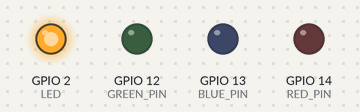
Recording of a sketch running on a simulated ESP8266 (NodeMCU). On the bench: output pins drawn as LEDs (lit = HIGH). WiFi joins after 1.5 s; servers stay silent unless stated; what the sketch prints to the serial monitor is not drawn.

Above: at 0.1 s.
At 1.6 s:
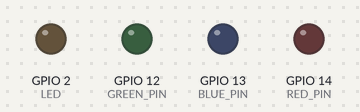
Timing chart, 0 to 3.1 s (numbered marks = the images above):
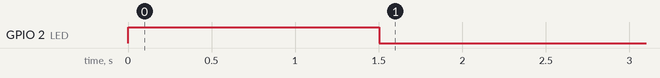

The sketch:

ledwebserver.ino
```cpp
#include <ESP8266WiFi.h>
#include <WiFiClient.h>
#include <SoftwareSerial.h> //Included SoftwareSerial Library
SoftwareSerial s(3, 1);

//ESP Web Server Library to host a web page
#include <ESP8266WebServer.h>
#define RED_PIN 14 //D5
#define GREEN_PIN 12 //D6
#define BLUE_PIN 13 //D7
//On board LED Connected to GPIO2
#define LED 2
String data = "";
//SSID and Password of your WiFi router
const char* ssid = "Nhà của Cún :L";
const char* password = "84568456";
//int r = 0;
//int g = 0;
//int b = 0;
//double brief = 1;

//Declare a global object variable from the ESP8266WebServer class.
ESP8266WebServer server(80); //Server on port 80
//---------------------------------------------------------------
//Our HTML webpage contents in program memory
const char MAIN_page[] PROGMEM = R"=====(
<!DOCTYPE html>
<html>
<body>
<center>
<h1>WiFi LED on off demo: 1</h1><br>
Ciclk to turn <a href="ledOn">LED ON</a><br>
Ciclk to turn <a href="ledOff">LED OFF</a><br>
<hr>
</center>

</body>
</html>
)=====";

//---------------------------------------------------------------
//===============================================================
// This routine is executed when you open its IP in browser
//===============================================================
void handleRoot() {
// Serial.println("You called root page");
 String s = MAIN_page; //Read HTML contents
 server.send(200, "text/html", s); //Send web page
}

void handleLEDon() {
// Serial.println("LED on page");
 digitalWrite(LED,LOW); //LED is connected in reverse
 server.send(200, "text/html", "LED is ON"); //Send ADC value only to client ajax request
}

void handleLEDoff() {
// Serial.println("LED off page");
 digitalWrite(LED,HIGH); //LED off
 server.send(200, "text/html", "LED is OFF"); //Send ADC value only to client ajax request
}

void handleUpdate() {
  data = server.arg("data");
  s.println(data);
  server.send(200, "text/plain", "Updated");
}

//==============================================================
//                  SETUP
//==============================================================
void setup(void){
  s.begin(9600);
  pinMode(RED_PIN,OUTPUT);
  pinMode(GREEN_PIN,OUTPUT);
  pinMode(BLUE_PIN,OUTPUT);
  WiFi.begin(ssid, password);     //Connect to your WiFi router
  Serial.println("");

  //Onboard LED port Direction output
  pinMode(LED,OUTPUT);
  //Power on LED state off
  digitalWrite(LED,HIGH);

  // Wait for connection
  while (WiFi.status() != WL_CONNECTED) {
    delay(500);
    Serial.print(".");
  }

  //If connection successful show IP address in serial monitor
  Serial.println("");
  Serial.print("Connected to ");
  Serial.println(ssid);
  Serial.print("IP address: ");
  digitalWrite(LED,LOW);
  IPAddress local_IP(192,168,1,69);
  IPAddress gateway(192,168,1,1);
  IPAddress subnet(255,255,255,0);
  IPAddress primaryDNS(1,1,1,1);
  IPAddress secondaryDNS(1,0,0,1);
  digitalWrite(LED,LOW);
  if (!WiFi.config(local_IP, gateway, subnet, primaryDNS, secondaryDNS)) {
  Serial.println("STA Failed to configure");
  }

  Serial.println(WiFi.localIP());  //IP address assigned to your ESP

  server.on("/", handleRoot);      //Which routine to handle at root location. This is display page
  server.on("/ledOn", handleLEDon); //as Per  <a href="ledOn">, Subroutine to be called
  server.on("/ledOff", handleLEDoff);
  server.on("/change", handleUpdate);

  server.begin();                  //Start server
  Serial.println("HTTP server started");
}


//==============================================================
//                     LOOP
//==============================================================
void loop(void) {
  server.handleClient();          //Handle client requests
}
```
